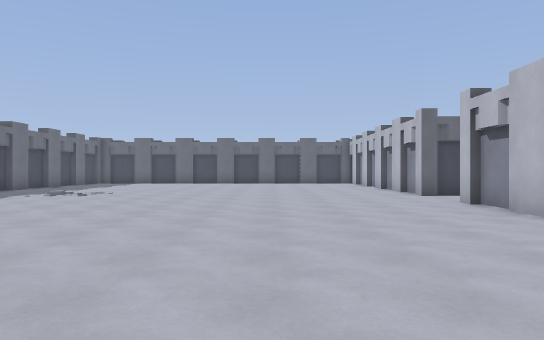
[1] (above)

17 first-person views from a walk through a Godot game level. The camera is 1.3 m above the floor, looks level and sees 70° across. The floor is counted in squares, 2 m on a side. Each view is taken from the middle of a square. On the plan, view 1 faces up. The plan holds only what a view shows up to about 11 squares ahead; the rest is blank. The place goes on beyond the plan. Characters and animated objects are left out. Surface patterns are stand-ins for the level's own textures.

[2]
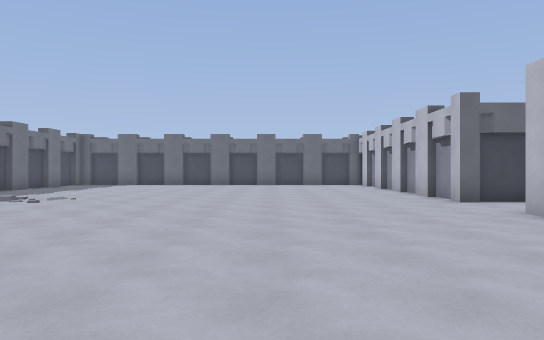

[3]
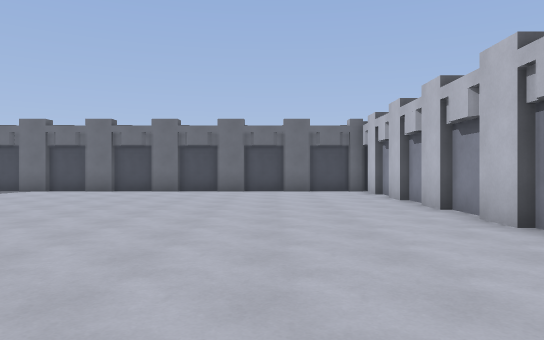

[4]
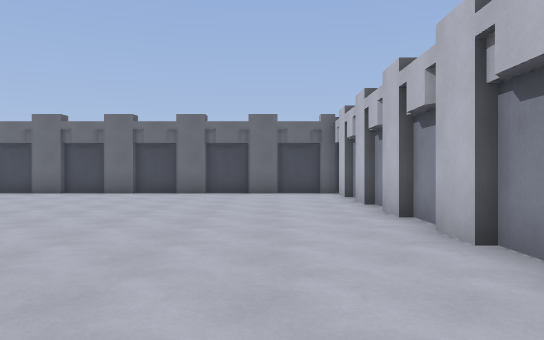

[5]
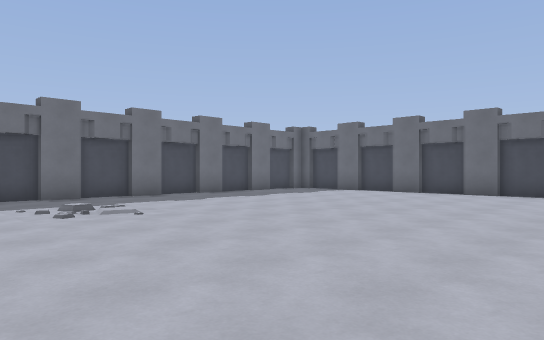

[6]
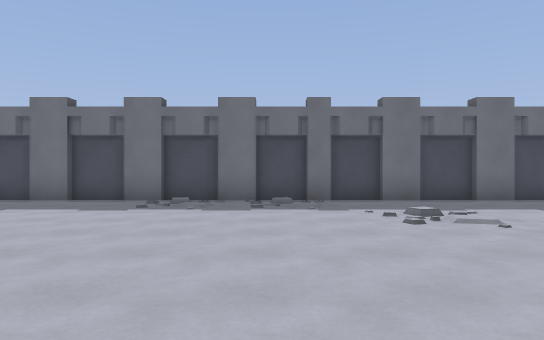

[7]
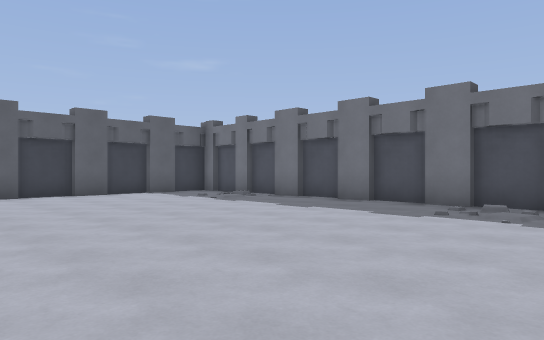

[8]
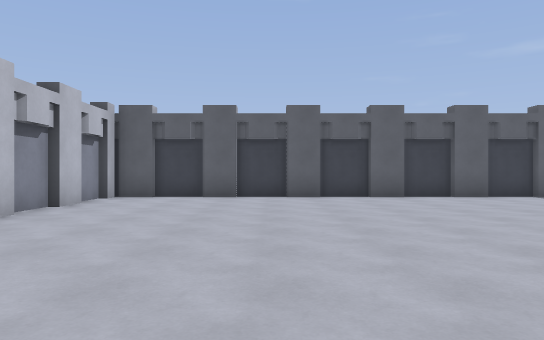

[9]
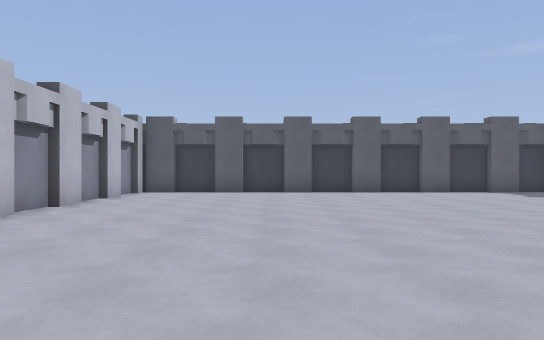

[10]
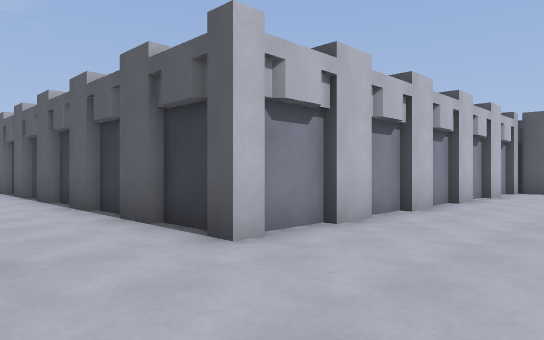

[11]
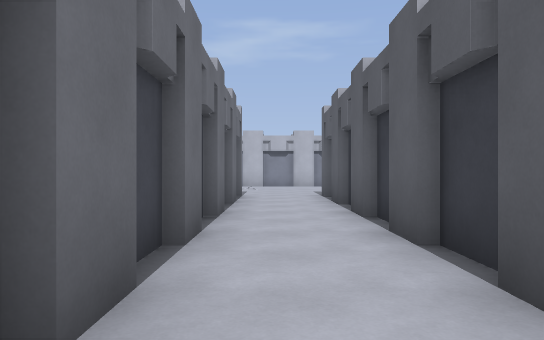

[12]
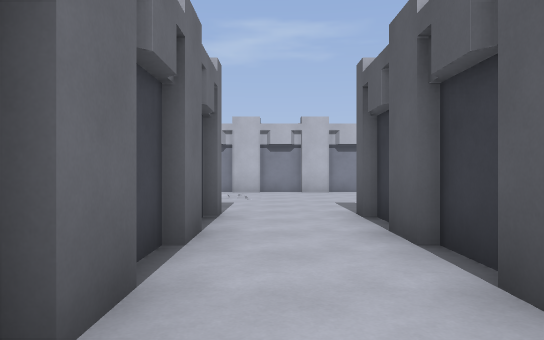

[13]
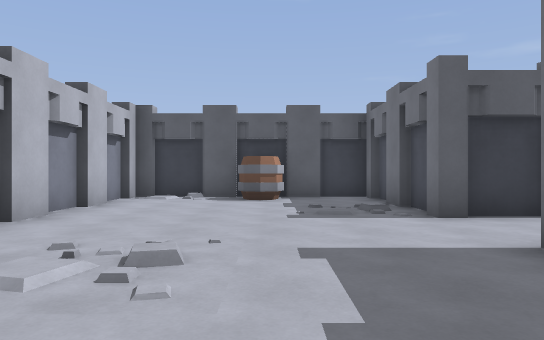

[14]
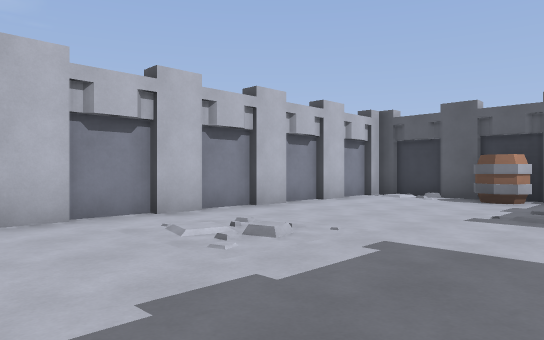

[15]
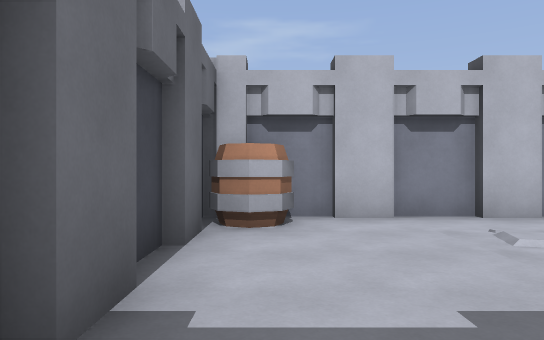

[16]
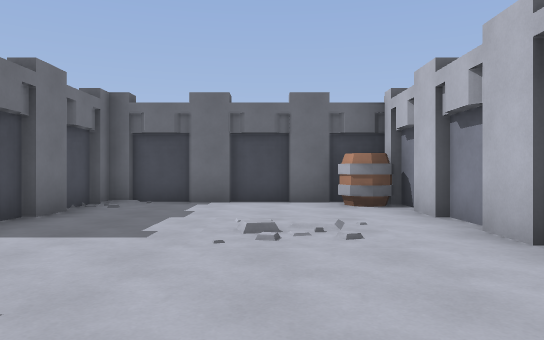

[17]
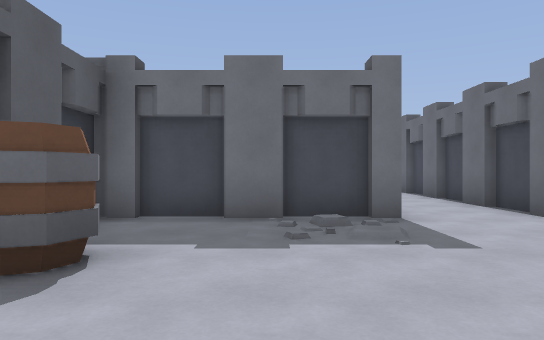

### Floor plan
Key: @ floor where view 1 was taken; # wall or solid block; . floor; B barrel.
Columns run from 9 left of view 1 to 20 right of it. Each row starts with its distance up from view 1.
 19    ###########
 18    ..........#
 17    ..........#
 16   ...........#
 15  ............#
 14 #............#        ########
 13 #............#        #.....B#
 12 #............#        #......#
 11 #............#        #......#
 10 #............##########......#
  9 #............................#
  8 #............................#
  7 #............###########.....#
  6 #............#        ##.....#
  5 #............#        #......#
  4 #............#        #..B...#
  3 #............#        ########
  2 #............#
  1 #............#
  0 #........@...#
 -1   ...........#
 -2   ...........#
 -3   ############

Where each view was taken, in squares from view 1:
view 1: 0 up, 0 right, facing up
view 2: 2 up, 0 right, facing up
view 3: 7 up, 1 right, facing up
view 4: 8 up, 2 right, facing up
view 5: 8 up, 1 right, facing up-left
view 6: 8 up, 0 right, facing left
view 7: 8 up, 1 left, facing down-left
view 8: 7 up, 0 right, facing down
view 9: 9 up, 0 right, facing down
view 10: 10 up, 1 right, facing down-right
view 11: 9 up, 4 right, facing right
view 12: 9 up, 8 right, facing right
view 13: 13 up, 16 right, facing down
view 14: 13 up, 14 right, facing down-right
view 15: 13 up, 14 right, facing right
view 16: 6 up, 17 right, facing up
view 17: 6 up, 19 right, facing left
